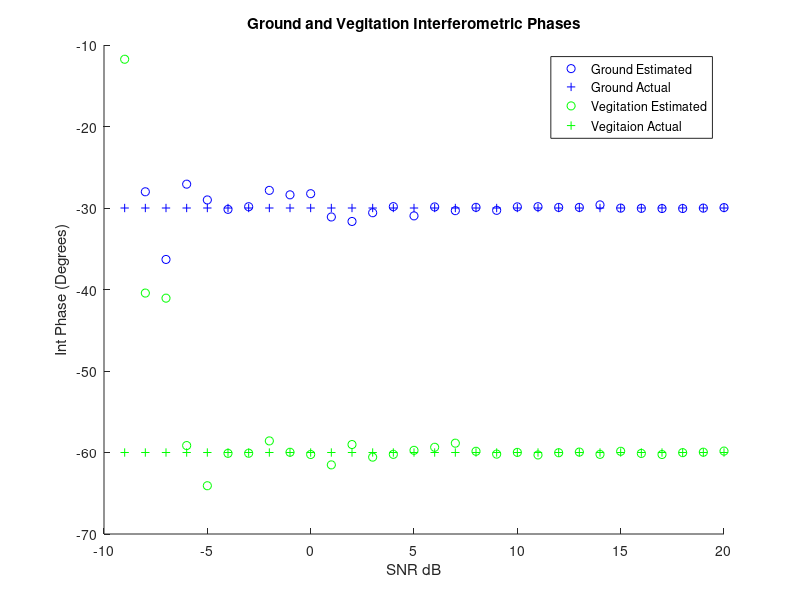

The MATLAB script that drew this image:
%% Afric_Sim_test_Cum
clc;clear;
%% Initializations

alpha = 1; %ground weighting factor
beta = 1;   %veg weighting factor

Pol_vegitation = [1;1;1]/sqrt(3); 
Pol_ground = [1;-1;0]/sqrt(2); 

Pol_Cum_ground = [1;1;0;-1;0;0]/2; %ground
Pol_Cum_vegitation = [1;1;1;1;1;1]/3; %vegitation

ground_offset = 30*pi/180; % ground interferomitry offset
vegitation_offset =  60*pi/180;    % veg interferomitry offset
samples = 10;
Window = 200;    %size of window
Averaged_samples = 30;

ground_phase_est = zeros(Averaged_samples,1);
vegitation_phase_est = zeros(Averaged_samples,1);
ground_mag_est = zeros(Averaged_samples,1);
vegitation_mag_est = zeros(Averaged_samples,1);
SNR = zeros(1,Averaged_samples);
%% Matrix Calculations
% Implimenting a window. Esprit and SR techniques

for Averaged_sample = 1:Averaged_samples;
    
    SNR(Averaged_sample)=Averaged_sample-10;
    Noise = (10^(-SNR(Averaged_sample)/20))/sqrt(3);
    
    for n = 1:samples
        
        g =  Pol_ground*(sqrt(-2*log(1-rand(1,Window))).*exp(1i*2*pi*rand(1,Window)));
        v =  Pol_vegitation*(sqrt(-2*log(1-rand(1,Window))).*exp(1i*2*pi*rand(1,Window)));
        
        s1 = alpha*g + beta*v;
        s2 = alpha*exp(1i*ground_offset)*g + beta*exp(1i*vegitation_offset)*v;
        
        s1_Noise = s1 + Noise*sqrt(-2*log(1-rand(3,Window))).*exp(1i*2*pi*rand(3,Window));
        s2_Noise = s2 + Noise*sqrt(-2*log(1-rand(3,Window))).*exp(1i*2*pi*rand(3,Window));
        
        
        p1 = [s1_Noise(1,:).*s1_Noise(1,:)
            s1_Noise(2,:).*s1_Noise(2,:)
            s1_Noise(3,:).*s1_Noise(3,:)
            s1_Noise(1,:).*s1_Noise(2,:)
            s1_Noise(1,:).*s1_Noise(3,:)
            s1_Noise(2,:).*s1_Noise(3,:)];
        
        p2 = [s2_Noise(1,:).*s2_Noise(1,:)
            s2_Noise(2,:).*s2_Noise(2,:)
            s2_Noise(3,:).*s2_Noise(3,:)
            s2_Noise(1,:).*s2_Noise(2,:)
            s2_Noise(1,:).*s2_Noise(3,:)
            s2_Noise(2,:).*s2_Noise(3,:)];
        

%         p1 = [s1_Noise(1,:).*s1_Noise(2,:)
%             s1_Noise(1,:).*s1_Noise(3,:)
%             s1_Noise(2,:).*s1_Noise(3,:)];
%         
%         p2 = [s2_Noise(1,:).*s2_Noise(2,:)
%             s2_Noise(1,:).*s2_Noise(3,:)
%             s2_Noise(2,:).*s2_Noise(3,:)];

        R1 = p1*p1'/Window;
        R2 = p1*p2'/Window;
        
        A=pinv(R1)*R2;
        
        [u,c] = eig(A);
        
        a = abs(c)
        p = angle(c)
        
        s1 = abs(Pol_Cum_ground'*u);
        [~,kk]=sort(s1,'descend');
        ground_phase_est(Averaged_sample) = ground_phase_est(Averaged_sample) + 0.5*angle(c(kk(1),kk(1)))/samples;
        ground_mag_est(Averaged_sample) = ground_mag_est(Averaged_sample) + abs(c(kk(1),kk(1)))/samples;
        
        s2 = abs(Pol_Cum_vegitation'*u);
        [~,kk]=sort(s2,'descend');
        vegitation_phase_est(Averaged_sample) = vegitation_phase_est(Averaged_sample) + 0.5*angle(c(kk(1),kk(1)))/samples;
        vegitation_mag_est(Averaged_sample) = vegitation_mag_est(Averaged_sample) + abs(c(kk(1),kk(1)))/samples;
        
    end
end
%% Plotting Results

figure(2);
title('Ground and Vegitation Interferometric Phases');
xlabel('SNR dB');ylabel('Int Phase (Degrees)');
hold on;
plot(SNR,ground_phase_est*180/pi,'bo');
plot(SNR,-1*ones(Averaged_samples,1)*ground_offset*180/pi,'b+'); %actual Ground Phase
plot(SNR,vegitation_phase_est*180/pi,'go');
plot(SNR,-1*ones(Averaged_samples,1)*vegitation_offset*180/pi,'g+'); %actual Vegitation phase
axis([-10 20 -70 -10]);
legend('Ground Estimated','Ground Actual','Vegitation Estimated','Vegitaion Actual','Location','northeast')
hold off

% figure(2)
% title('Ground Vegitation Coherance');
% xlabel('SNR (dB)');ylabel('Maginitude')
% hold on;
% plot(SNR,ground_mag_est,'bo');
% plot(SNR,vegitation_mag_est,'go');
% legend('Ground Coherance','Vetitaion Coherance','Location','east');
% hold off;